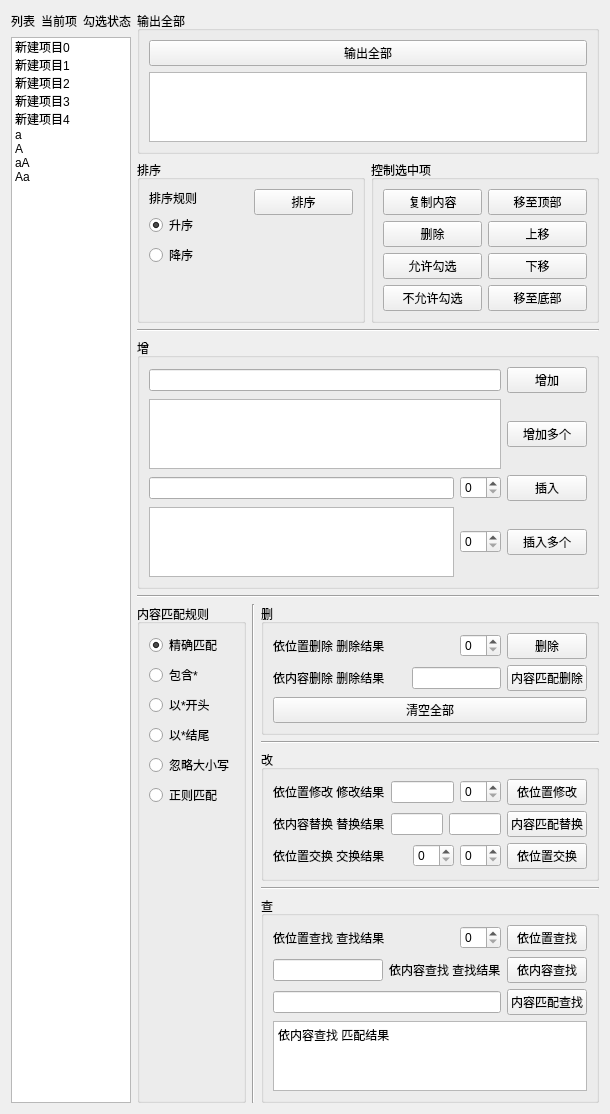
<?xml version="1.0" encoding="UTF-8"?>
<ui version="4.0">
 <class>Form_List</class>
 <widget class="QWidget" name="Form_List">
  <property name="geometry">
   <rect>
    <x>0</x>
    <y>0</y>
    <width>610</width>
    <height>1086</height>
   </rect>
  </property>
  <property name="windowTitle">
   <string>List</string>
  </property>
  <layout class="QHBoxLayout" name="horizontalLayout_19">
   <item>
    <layout class="QVBoxLayout" name="verticalLayout_10">
     <item>
      <layout class="QHBoxLayout" name="horizontalLayout_15">
       <item>
        <widget class="QLabel" name="label_title">
         <property name="text">
          <string>列表</string>
         </property>
        </widget>
       </item>
       <item>
        <widget class="QLabel" name="label_current_item">
         <property name="text">
          <string>当前项</string>
         </property>
        </widget>
       </item>
       <item>
        <widget class="QLabel" name="label_check_state">
         <property name="text">
          <string>勾选状态</string>
         </property>
        </widget>
       </item>
       <item>
        <spacer name="horizontalSpacer_8">
         <property name="orientation">
          <enum>Qt::Horizontal</enum>
         </property>
         <property name="sizeHint" stdset="0">
          <size>
           <width>40</width>
           <height>20</height>
          </size>
         </property>
        </spacer>
       </item>
      </layout>
     </item>
     <item>
      <widget class="QListWidget" name="listWidget_List">
       <property name="sizePolicy">
        <sizepolicy hsizetype="Expanding" vsizetype="Expanding">
         <horstretch>2</horstretch>
         <verstretch>2</verstretch>
        </sizepolicy>
       </property>
       <item>
        <property name="text">
         <string>新建项目0</string>
        </property>
       </item>
       <item>
        <property name="text">
         <string>新建项目1</string>
        </property>
       </item>
       <item>
        <property name="text">
         <string>新建项目2</string>
        </property>
       </item>
       <item>
        <property name="text">
         <string>新建项目3</string>
        </property>
       </item>
       <item>
        <property name="text">
         <string>新建项目4</string>
        </property>
       </item>
       <item>
        <property name="text">
         <string>a</string>
        </property>
       </item>
       <item>
        <property name="text">
         <string>A</string>
        </property>
       </item>
       <item>
        <property name="text">
         <string>aA</string>
        </property>
       </item>
       <item>
        <property name="text">
         <string>Aa</string>
        </property>
       </item>
      </widget>
     </item>
    </layout>
   </item>
   <item>
    <layout class="QVBoxLayout" name="verticalLayout_3">
     <item>
      <layout class="QVBoxLayout" name="verticalLayout_6">
       <item>
        <widget class="QGroupBox" name="groupBox_3">
         <property name="title">
          <string>输出全部</string>
         </property>
         <layout class="QVBoxLayout" name="verticalLayout_11">
          <item>
           <widget class="QPushButton" name="pushButton_print_all">
            <property name="text">
             <string>输出全部</string>
            </property>
           </widget>
          </item>
          <item>
           <widget class="QPlainTextEdit" name="plainTextEdit_print_all">
            <property name="sizePolicy">
             <sizepolicy hsizetype="Expanding" vsizetype="Expanding">
              <horstretch>0</horstretch>
              <verstretch>1</verstretch>
             </sizepolicy>
            </property>
           </widget>
          </item>
         </layout>
        </widget>
       </item>
       <item>
        <layout class="QHBoxLayout" name="horizontalLayout_16">
         <item>
          <widget class="QGroupBox" name="groupBox_2">
           <property name="title">
            <string>排序</string>
           </property>
           <layout class="QHBoxLayout" name="horizontalLayout_17">
            <item>
             <layout class="QVBoxLayout" name="verticalLayout_4">
              <item>
               <widget class="QLabel" name="label_2">
                <property name="sizePolicy">
                 <sizepolicy hsizetype="Preferred" vsizetype="Fixed">
                  <horstretch>0</horstretch>
                  <verstretch>0</verstretch>
                 </sizepolicy>
                </property>
                <property name="text">
                 <string>排序规则</string>
                </property>
               </widget>
              </item>
              <item>
               <widget class="QRadioButton" name="radioButton_ascending_order">
                <property name="text">
                 <string>升序</string>
                </property>
                <property name="checked">
                 <bool>true</bool>
                </property>
                <attribute name="buttonGroup">
                 <string notr="true">buttonGroup</string>
                </attribute>
               </widget>
              </item>
              <item>
               <widget class="QRadioButton" name="radioButton_descending_order">
                <property name="text">
                 <string>降序</string>
                </property>
                <attribute name="buttonGroup">
                 <string notr="true">buttonGroup</string>
                </attribute>
               </widget>
              </item>
              <item>
               <spacer name="verticalSpacer">
                <property name="orientation">
                 <enum>Qt::Vertical</enum>
                </property>
                <property name="sizeHint" stdset="0">
                 <size>
                  <width>20</width>
                  <height>40</height>
                 </size>
                </property>
               </spacer>
              </item>
             </layout>
            </item>
            <item>
             <layout class="QVBoxLayout" name="verticalLayout_5">
              <item>
               <widget class="QPushButton" name="pushButton_sort">
                <property name="text">
                 <string>排序</string>
                </property>
               </widget>
              </item>
              <item>
               <spacer name="verticalSpacer_3">
                <property name="orientation">
                 <enum>Qt::Vertical</enum>
                </property>
                <property name="sizeHint" stdset="0">
                 <size>
                  <width>20</width>
                  <height>40</height>
                 </size>
                </property>
               </spacer>
              </item>
             </layout>
            </item>
           </layout>
          </widget>
         </item>
         <item>
          <widget class="QGroupBox" name="groupBox">
           <property name="title">
            <string>控制选中项</string>
           </property>
           <layout class="QHBoxLayout" name="horizontalLayout_18">
            <item>
             <layout class="QVBoxLayout" name="verticalLayout_8">
              <item>
               <widget class="QPushButton" name="pushButton_copy_current_item">
                <property name="text">
                 <string>复制内容</string>
                </property>
               </widget>
              </item>
              <item>
               <widget class="QPushButton" name="pushButton_delete_current_row">
                <property name="text">
                 <string>删除</string>
                </property>
               </widget>
              </item>
              <item>
               <widget class="QPushButton" name="pushButton_checkable_current_row">
                <property name="text">
                 <string>允许勾选</string>
                </property>
               </widget>
              </item>
              <item>
               <widget class="QPushButton" name="pushButton_uncheckable_current_row">
                <property name="text">
                 <string>不允许勾选</string>
                </property>
               </widget>
              </item>
             </layout>
            </item>
            <item>
             <layout class="QVBoxLayout" name="verticalLayout_9">
              <item>
               <widget class="QPushButton" name="pushButton_moveToTop">
                <property name="text">
                 <string>移至顶部</string>
                </property>
               </widget>
              </item>
              <item>
               <widget class="QPushButton" name="pushButton_moveUp">
                <property name="text">
                 <string>上移</string>
                </property>
               </widget>
              </item>
              <item>
               <widget class="QPushButton" name="pushButton_moveDown">
                <property name="text">
                 <string>下移</string>
                </property>
               </widget>
              </item>
              <item>
               <widget class="QPushButton" name="pushButton_moveToBottom">
                <property name="text">
                 <string>移至底部</string>
                </property>
               </widget>
              </item>
             </layout>
            </item>
           </layout>
          </widget>
         </item>
        </layout>
       </item>
      </layout>
     </item>
     <item>
      <widget class="Line" name="line_5">
       <property name="orientation">
        <enum>Qt::Horizontal</enum>
       </property>
      </widget>
     </item>
     <item>
      <widget class="QGroupBox" name="groupBox_4">
       <property name="title">
        <string>增</string>
       </property>
       <layout class="QVBoxLayout" name="verticalLayout_7">
        <item>
         <layout class="QHBoxLayout" name="horizontalLayout">
          <item>
           <widget class="QLineEdit" name="lineEdit_add"/>
          </item>
          <item>
           <widget class="QPushButton" name="pushButton_add">
            <property name="text">
             <string>增加</string>
            </property>
           </widget>
          </item>
         </layout>
        </item>
        <item>
         <layout class="QHBoxLayout" name="horizontalLayout_11">
          <item>
           <widget class="QPlainTextEdit" name="plainTextEdit_add_s">
            <property name="sizePolicy">
             <sizepolicy hsizetype="Expanding" vsizetype="Maximum">
              <horstretch>0</horstretch>
              <verstretch>1</verstretch>
             </sizepolicy>
            </property>
           </widget>
          </item>
          <item>
           <widget class="QPushButton" name="pushButton_add_s">
            <property name="text">
             <string>增加多个</string>
            </property>
           </widget>
          </item>
         </layout>
        </item>
        <item>
         <layout class="QHBoxLayout" name="horizontalLayout_2">
          <item>
           <widget class="QLineEdit" name="lineEdit_insert"/>
          </item>
          <item>
           <widget class="QSpinBox" name="spinBox_insert_position"/>
          </item>
          <item>
           <widget class="QPushButton" name="pushButton_insert">
            <property name="text">
             <string>插入</string>
            </property>
           </widget>
          </item>
         </layout>
        </item>
        <item>
         <layout class="QHBoxLayout" name="horizontalLayout_12">
          <item>
           <widget class="QPlainTextEdit" name="plainTextEdit_insert_s">
            <property name="sizePolicy">
             <sizepolicy hsizetype="Expanding" vsizetype="Maximum">
              <horstretch>0</horstretch>
              <verstretch>1</verstretch>
             </sizepolicy>
            </property>
           </widget>
          </item>
          <item>
           <widget class="QSpinBox" name="spinBox_insert_s_position"/>
          </item>
          <item>
           <widget class="QPushButton" name="pushButton_insert_s">
            <property name="text">
             <string>插入多个</string>
            </property>
           </widget>
          </item>
         </layout>
        </item>
       </layout>
      </widget>
     </item>
     <item>
      <widget class="Line" name="line">
       <property name="orientation">
        <enum>Qt::Horizontal</enum>
       </property>
      </widget>
     </item>
     <item>
      <layout class="QHBoxLayout" name="horizontalLayout_14">
       <item>
        <widget class="QGroupBox" name="groupBox_6">
         <property name="title">
          <string>内容匹配规则</string>
         </property>
         <layout class="QVBoxLayout" name="verticalLayout_12">
          <item>
           <widget class="QRadioButton" name="radioButton_equal">
            <property name="text">
             <string>精确匹配</string>
            </property>
            <property name="checked">
             <bool>true</bool>
            </property>
            <attribute name="buttonGroup">
             <string notr="true">buttonGroup_match</string>
            </attribute>
           </widget>
          </item>
          <item>
           <widget class="QRadioButton" name="radioButton_include">
            <property name="text">
             <string>包含*</string>
            </property>
            <attribute name="buttonGroup">
             <string notr="true">buttonGroup_match</string>
            </attribute>
           </widget>
          </item>
          <item>
           <widget class="QRadioButton" name="radioButton_start_with">
            <property name="text">
             <string>以*开头</string>
            </property>
            <attribute name="buttonGroup">
             <string notr="true">buttonGroup_match</string>
            </attribute>
           </widget>
          </item>
          <item>
           <widget class="QRadioButton" name="radioButton_end_with">
            <property name="text">
             <string>以*结尾</string>
            </property>
            <attribute name="buttonGroup">
             <string notr="true">buttonGroup_match</string>
            </attribute>
           </widget>
          </item>
          <item>
           <widget class="QRadioButton" name="radioButton_ignore_capltals">
            <property name="text">
             <string>忽略大小写</string>
            </property>
            <attribute name="buttonGroup">
             <string notr="true">buttonGroup_match</string>
            </attribute>
           </widget>
          </item>
          <item>
           <widget class="QRadioButton" name="radioButton_regular_expression">
            <property name="text">
             <string>正则匹配</string>
            </property>
            <attribute name="buttonGroup">
             <string notr="true">buttonGroup_match</string>
            </attribute>
           </widget>
          </item>
          <item>
           <spacer name="verticalSpacer_2">
            <property name="orientation">
             <enum>Qt::Vertical</enum>
            </property>
            <property name="sizeHint" stdset="0">
             <size>
              <width>20</width>
              <height>40</height>
             </size>
            </property>
           </spacer>
          </item>
         </layout>
        </widget>
       </item>
       <item>
        <widget class="Line" name="line_4">
         <property name="orientation">
          <enum>Qt::Vertical</enum>
         </property>
        </widget>
       </item>
       <item>
        <layout class="QVBoxLayout" name="verticalLayout">
         <item>
          <widget class="QGroupBox" name="groupBox_5">
           <property name="title">
            <string>删</string>
           </property>
           <layout class="QVBoxLayout" name="verticalLayout_13">
            <item>
             <layout class="QHBoxLayout" name="horizontalLayout_3">
              <item>
               <widget class="QLabel" name="label_remove_by_position_result">
                <property name="text">
                 <string>依位置删除 删除结果</string>
                </property>
               </widget>
              </item>
              <item>
               <spacer name="horizontalSpacer_2">
                <property name="orientation">
                 <enum>Qt::Horizontal</enum>
                </property>
                <property name="sizeHint" stdset="0">
                 <size>
                  <width>40</width>
                  <height>20</height>
                 </size>
                </property>
               </spacer>
              </item>
              <item>
               <widget class="QSpinBox" name="spinBox_remove_by_position"/>
              </item>
              <item>
               <widget class="QPushButton" name="pushButton_remove_by_position">
                <property name="text">
                 <string>删除</string>
                </property>
               </widget>
              </item>
             </layout>
            </item>
            <item>
             <layout class="QHBoxLayout" name="horizontalLayout_4">
              <item>
               <widget class="QLabel" name="label_remove_by_content_result">
                <property name="text">
                 <string>依内容删除 删除结果</string>
                </property>
               </widget>
              </item>
              <item>
               <spacer name="horizontalSpacer_4">
                <property name="orientation">
                 <enum>Qt::Horizontal</enum>
                </property>
                <property name="sizeHint" stdset="0">
                 <size>
                  <width>40</width>
                  <height>20</height>
                 </size>
                </property>
               </spacer>
              </item>
              <item>
               <widget class="QLineEdit" name="lineEdit_remove_by_content"/>
              </item>
              <item>
               <widget class="QPushButton" name="pushButton_remove_by_content">
                <property name="text">
                 <string>内容匹配删除</string>
                </property>
               </widget>
              </item>
             </layout>
            </item>
            <item>
             <layout class="QHBoxLayout" name="horizontalLayout_13">
              <item>
               <widget class="QPushButton" name="pushButton_clear">
                <property name="text">
                 <string>清空全部</string>
                </property>
               </widget>
              </item>
             </layout>
            </item>
           </layout>
          </widget>
         </item>
         <item>
          <widget class="Line" name="line_2">
           <property name="orientation">
            <enum>Qt::Horizontal</enum>
           </property>
          </widget>
         </item>
         <item>
          <widget class="QGroupBox" name="groupBox_7">
           <property name="title">
            <string>改</string>
           </property>
           <layout class="QVBoxLayout" name="verticalLayout_14">
            <item>
             <layout class="QHBoxLayout" name="horizontalLayout_5">
              <item>
               <widget class="QLabel" name="label_modify_by_position_result">
                <property name="text">
                 <string>依位置修改 修改结果</string>
                </property>
               </widget>
              </item>
              <item>
               <spacer name="horizontalSpacer_5">
                <property name="orientation">
                 <enum>Qt::Horizontal</enum>
                </property>
                <property name="sizeHint" stdset="0">
                 <size>
                  <width>40</width>
                  <height>20</height>
                 </size>
                </property>
               </spacer>
              </item>
              <item>
               <widget class="QLineEdit" name="lineEdit_modify"/>
              </item>
              <item>
               <widget class="QSpinBox" name="spinBox_modify_position"/>
              </item>
              <item>
               <widget class="QPushButton" name="pushButton_modify">
                <property name="text">
                 <string>依位置修改</string>
                </property>
               </widget>
              </item>
             </layout>
            </item>
            <item>
             <layout class="QHBoxLayout" name="horizontalLayout_6">
              <item>
               <widget class="QLabel" name="label_replace_by_content_result">
                <property name="text">
                 <string>依内容替换 替换结果</string>
                </property>
               </widget>
              </item>
              <item>
               <spacer name="horizontalSpacer_6">
                <property name="orientation">
                 <enum>Qt::Horizontal</enum>
                </property>
                <property name="sizeHint" stdset="0">
                 <size>
                  <width>40</width>
                  <height>20</height>
                 </size>
                </property>
               </spacer>
              </item>
              <item>
               <widget class="QLineEdit" name="lineEdit_replace_old_content"/>
              </item>
              <item>
               <widget class="QLineEdit" name="lineEdit_replace_new_content"/>
              </item>
              <item>
               <widget class="QPushButton" name="pushButton_replace">
                <property name="text">
                 <string>内容匹配替换</string>
                </property>
               </widget>
              </item>
             </layout>
            </item>
            <item>
             <layout class="QHBoxLayout" name="horizontalLayout_7">
              <item>
               <widget class="QLabel" name="label_change_position_result">
                <property name="text">
                 <string>依位置交换 交换结果</string>
                </property>
               </widget>
              </item>
              <item>
               <spacer name="horizontalSpacer">
                <property name="orientation">
                 <enum>Qt::Horizontal</enum>
                </property>
                <property name="sizeHint" stdset="0">
                 <size>
                  <width>40</width>
                  <height>20</height>
                 </size>
                </property>
               </spacer>
              </item>
              <item>
               <widget class="QSpinBox" name="spinBox_change_position_1"/>
              </item>
              <item>
               <widget class="QSpinBox" name="spinBox_change_position_2"/>
              </item>
              <item>
               <widget class="QPushButton" name="pushButton_change_position">
                <property name="text">
                 <string>依位置交换</string>
                </property>
               </widget>
              </item>
             </layout>
            </item>
           </layout>
          </widget>
         </item>
         <item>
          <widget class="Line" name="line_3">
           <property name="orientation">
            <enum>Qt::Horizontal</enum>
           </property>
          </widget>
         </item>
         <item>
          <widget class="QGroupBox" name="groupBox_8">
           <property name="title">
            <string>查</string>
           </property>
           <layout class="QVBoxLayout" name="verticalLayout_15">
            <item>
             <layout class="QHBoxLayout" name="horizontalLayout_8">
              <item>
               <widget class="QLabel" name="label_find_by_position_result">
                <property name="sizePolicy">
                 <sizepolicy hsizetype="Expanding" vsizetype="Expanding">
                  <horstretch>0</horstretch>
                  <verstretch>0</verstretch>
                 </sizepolicy>
                </property>
                <property name="text">
                 <string>依位置查找 查找结果</string>
                </property>
               </widget>
              </item>
              <item>
               <spacer name="horizontalSpacer_7">
                <property name="orientation">
                 <enum>Qt::Horizontal</enum>
                </property>
                <property name="sizeHint" stdset="0">
                 <size>
                  <width>40</width>
                  <height>20</height>
                 </size>
                </property>
               </spacer>
              </item>
              <item>
               <widget class="QSpinBox" name="spinBox_find_result_position">
                <property name="sizePolicy">
                 <sizepolicy hsizetype="Minimum" vsizetype="Fixed">
                  <horstretch>0</horstretch>
                  <verstretch>0</verstretch>
                 </sizepolicy>
                </property>
               </widget>
              </item>
              <item>
               <widget class="QPushButton" name="pushButton_find_by_position">
                <property name="text">
                 <string>依位置查找</string>
                </property>
               </widget>
              </item>
             </layout>
            </item>
            <item>
             <layout class="QHBoxLayout" name="horizontalLayout_9">
              <item>
               <widget class="QLineEdit" name="lineEdit_find_by_content"/>
              </item>
              <item>
               <widget class="QLabel" name="label_find_by_content_result">
                <property name="text">
                 <string>依内容查找 查找结果</string>
                </property>
               </widget>
              </item>
              <item>
               <widget class="QPushButton" name="pushButton_find_by_content">
                <property name="text">
                 <string>依内容查找</string>
                </property>
               </widget>
              </item>
             </layout>
            </item>
            <item>
             <layout class="QHBoxLayout" name="horizontalLayout_10">
              <item>
               <widget class="QLineEdit" name="lineEdit_find_match"/>
              </item>
              <item>
               <widget class="QPushButton" name="pushButton_find_match">
                <property name="text">
                 <string>内容匹配查找</string>
                </property>
               </widget>
              </item>
             </layout>
            </item>
            <item>
             <layout class="QVBoxLayout" name="verticalLayout_2">
              <item>
               <widget class="QPlainTextEdit" name="plainTextEdit_find_include">
                <property name="sizePolicy">
                 <sizepolicy hsizetype="Expanding" vsizetype="Expanding">
                  <horstretch>0</horstretch>
                  <verstretch>1</verstretch>
                 </sizepolicy>
                </property>
                <property name="plainText">
                 <string>依内容查找 匹配结果</string>
                </property>
               </widget>
              </item>
             </layout>
            </item>
           </layout>
          </widget>
         </item>
        </layout>
       </item>
      </layout>
     </item>
    </layout>
   </item>
  </layout>
 </widget>
 <resources/>
 <connections/>
 <buttongroups>
  <buttongroup name="buttonGroup_match"/>
  <buttongroup name="buttonGroup"/>
 </buttongroups>
</ui>
